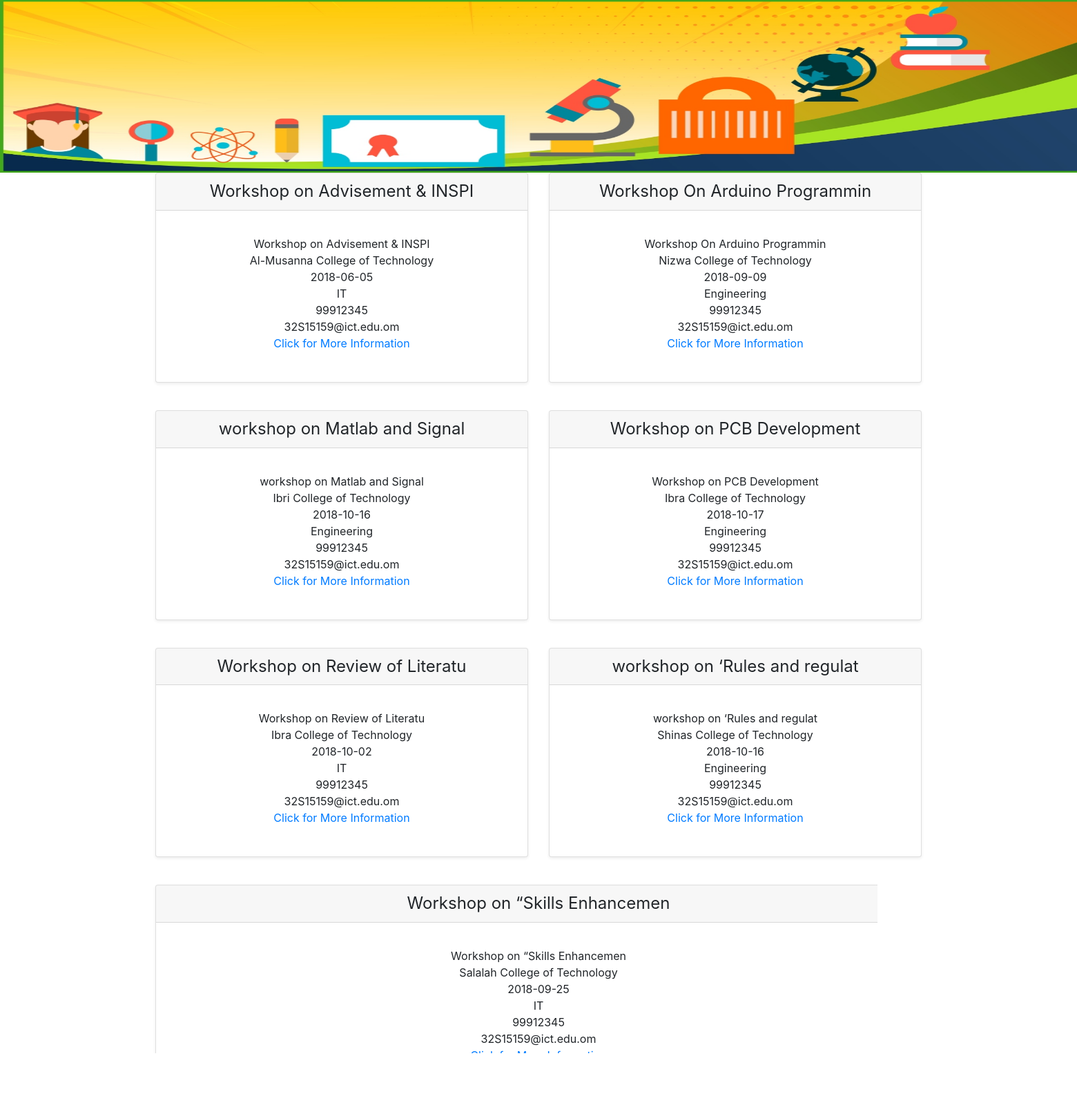
/Workshop.php, run on the app's committed database.
### tables this page shows
CREATE TABLE IF NOT EXISTS `event` (
  `fest_name` char(30) NOT NULL,
  `fest_college` text NOT NULL,
  `date` date NOT NULL,
  `department` text NOT NULL,
  `place` text NOT NULL,
  `email` varchar(20) NOT NULL,
  `GSM` int(8) NOT NULL,
  `about_fest` varchar(200) NOT NULL,
  `Fest_type` text NOT NULL,
  `link` varchar(200) NOT NULL,
  UNIQUE KEY `fest_name` (`fest_name`)
);

### Workshop.php (the view, shortened to what this page needs)
<!DOCTYPE html>
<html>
<head>
<?php
include("config.php");
  ?>
  <link href="float/bootstrap.min.css" rel="stylesheet">
  </head>
<body>
 <div>  <a href="index.php" ><img data-u="image" src="images/banner.jpg" alt="banner" width="1920px" height="250px"/></a> </div>
 <div class="container">
		<?php
		$cnt=1;
		$sql = "SELECT  * FROM event  WHERE fest_type =  'Workshop' ";
      $result = mysqli_query($db,$sql);
		 while ($row = mysqli_fetch_array($result,MYSQLI_ASSOC))
	     {
			if ($cnt==1){ ?>
     <div class="card-deck mb-3 text-center">
	 <?php } else {?>
<div class="card mb-4 shadow-sm">
          <div class="card-header">
            <h4 class="my-0 font-weight-normal"><?= $row['fest_name'] ?> </h4>
          </div>
          <div class="card-body">
            <ul class="list-unstyled mt-3 mb-4">
			               <li><?= $row['fest_name'] ?></li>
              <li><?= $row['fest_college'] ?></li>
              <li><?= $row['date'] ?></li>
              <li><?= $row['department'] ?></li>
			  <li><?= $row['GSM'] ?></li>
			  <li><?= $row['email'] ?></li>
			   <li><a target='_blank' href='<?= $row['link'] ?>' >Click for More Information</a></li>
            </ul>
          </div>
        </div>
	 <?php }
	 if ($cnt==3){
		 $cnt=0;
		 ?>
		 </div>
		 <?php
	 }
		 $cnt++;
		 }
		 ?>
		</body>
    </html>

### Workshop.php (style rules this page uses)
.container { list-style:none; margin: 0; padding: 0; }

### data on the page
event: fest_name "Workshop on Advisement & INSPI", fest_college "Al-Musanna College of Technology", date "2018-06-05", department "IT", GSM "99912345", email "32S15159@ict.edu.om"
event: fest_name "Workshop On Arduino Programmin", fest_college "Nizwa College of Technology", date "2018-09-09", department "Engineering", GSM "99912345", email "32S15159@ict.edu.om"
event: fest_name "workshop on Matlab and Signal", fest_college "Ibri College of Technology", date "2018-10-16", department "Engineering", GSM "99912345", email "32S15159@ict.edu.om"
event: fest_name "Workshop on PCB Development", fest_college "Ibra College of Technology", date "2018-10-17", department "Engineering", GSM "99912345", email "32S15159@ict.edu.om"
event: fest_name "Workshop on Review of Literatu", fest_college "Ibra College of Technology", date "2018-10-02", department "IT", GSM "99912345", email "32S15159@ict.edu.om"
event: fest_name "workshop on ‘Rules and regulat", fest_college "Shinas College of Technology", date "2018-10-16", department "Engineering", GSM "99912345", email "32S15159@ict.edu.om"
event: fest_name "Workshop on “Skills Enhancemen", fest_college "Salalah College of Technology", date "2018-09-25", department "IT", GSM "99912345", email "32S15159@ict.edu.om"
